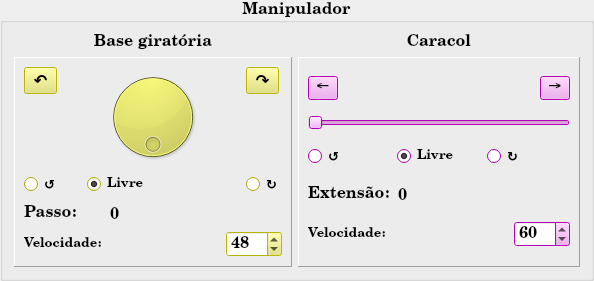
         <widget class="QGroupBox" name="groupBox_2">
          <property name="sizePolicy">
           <sizepolicy hsizetype="Ignored" vsizetype="Preferred">
            <horstretch>20</horstretch>
            <verstretch>10</verstretch>
           </sizepolicy>
          </property>
          <property name="minimumSize">
           <size>
            <width>432</width>
            <height>0</height>
           </size>
          </property>
          <property name="font">
           <font>
            <family>Century Schoolbook L</family>
            <pointsize>12</pointsize>
            <weight>75</weight>
            <bold>true</bold>
           </font>
          </property>
          <property name="title">
           <string>Manipulador</string>
          </property>
          <property name="alignment">
           <set>Qt::AlignCenter</set>
          </property>
          <layout class="QGridLayout" name="gridLayout_11">
           <item row="0" column="0">
            <widget class="QLabel" name="label_11">
             <property name="font">
              <font>
               <pointsize>12</pointsize>
              </font>
             </property>
             <property name="text">
              <string>Base giratória</string>
             </property>
             <property name="alignment">
              <set>Qt::AlignCenter</set>
             </property>
             <property name="buddy">
              <cstring>dial</cstring>
             </property>
            </widget>
           </item>
           <item row="0" column="1">
            <widget class="QLabel" name="label_10">
             <property name="font">
              <font>
               <pointsize>12</pointsize>
              </font>
             </property>
             <property name="text">
              <string>Caracol</string>
             </property>
             <property name="alignment">
              <set>Qt::AlignCenter</set>
             </property>
             <property name="buddy">
              <cstring>slider_caracol</cstring>
             </property>
            </widget>
           </item>
           <item row="2" column="0">
            <widget class="QFrame" name="frame_8">
             <property name="sizePolicy">
              <sizepolicy hsizetype="Preferred" vsizetype="Preferred">
               <horstretch>0</horstretch>
               <verstretch>3</verstretch>
              </sizepolicy>
             </property>
             <property name="palette">
              <palette>
               <active>
                <colorrole role="Button">
                 <brush brushstyle="SolidPattern">
                  <color alpha="255">
                   <red>225</red>
                   <green>225</green>
                   <blue>112</blue>
                  </color>
                 </brush>
                </colorrole>
                <colorrole role="Base">
                 <brush brushstyle="SolidPattern">
                  <color alpha="255">
                   <red>255</red>
                   <green>255</green>
                   <blue>255</blue>
                  </color>
                 </brush>
                </colorrole>
                <colorrole role="Window">
                 <brush brushstyle="SolidPattern">
                  <color alpha="255">
                   <red>255</red>
                   <green>255</green>
                   <blue>0</blue>
                  </color>
                 </brush>
                </colorrole>
               </active>
               <inactive>
                <colorrole role="Button">
                 <brush brushstyle="SolidPattern">
                  <color alpha="255">
                   <red>225</red>
                   <green>225</green>
                   <blue>112</blue>
                  </color>
                 </brush>
                </colorrole>
                <colorrole role="Base">
                 <brush brushstyle="SolidPattern">
                  <color alpha="255">
                   <red>255</red>
                   <green>255</green>
                   <blue>255</blue>
                  </color>
                 </brush>
                </colorrole>
                <colorrole role="Window">
                 <brush brushstyle="SolidPattern">
                  <color alpha="255">
                   <red>255</red>
                   <green>255</green>
                   <blue>0</blue>
                  </color>
                 </brush>
                </colorrole>
               </inactive>
               <disabled>
                <colorrole role="Button">
                 <brush brushstyle="SolidPattern">
                  <color alpha="255">
                   <red>225</red>
                   <green>225</green>
                   <blue>112</blue>
                  </color>
                 </brush>
                </colorrole>
                <colorrole role="Base">
                 <brush brushstyle="SolidPattern">
                  <color alpha="255">
                   <red>255</red>
                   <green>255</green>
                   <blue>0</blue>
                  </color>
                 </brush>
                </colorrole>
                <colorrole role="Window">
                 <brush brushstyle="SolidPattern">
                  <color alpha="255">
                   <red>255</red>
                   <green>255</green>
                   <blue>0</blue>
                  </color>
                 </brush>
                </colorrole>
               </disabled>
              </palette>
             </property>
             <property name="frameShape">
              <enum>QFrame::Panel</enum>
             </property>
             <property name="frameShadow">
              <enum>QFrame::Raised</enum>
             </property>
             <layout class="QGridLayout" name="gridLayout_9">
              <item row="3" column="0" colspan="3">
               <widget class="QLabel" name="label_7">
                <property name="text">
                 <string>Passo:</string>
                </property>
                <property name="buddy">
                 <cstring>campo_base</cstring>
                </property>
               </widget>
              </item>
              <item row="0" column="4" alignment="Qt::AlignTop">
               <widget class="QToolButton" name="up_base">
                <property name="text">
                 <string>↷</string>
                </property>
                <property name="autoRepeat">
                 <bool>true</bool>
                </property>
               </widget>
              </item>
              <item row="3" column="3" colspan="2">
               <widget class="QLineEdit" name="campo_base">
                <property name="sizePolicy">
                 <sizepolicy hsizetype="Minimum" vsizetype="Fixed">
                  <horstretch>0</horstretch>
                  <verstretch>0</verstretch>
                 </sizepolicy>
                </property>
                <property name="palette">
                 <palette>
                  <active>
                   <colorrole role="Base">
                    <brush brushstyle="SolidPattern">
                     <color alpha="0">
                      <red>255</red>
                      <green>255</green>
                      <blue>255</blue>
                     </color>
                    </brush>
                   </colorrole>
                  </active>
                  <inactive>
                   <colorrole role="Base">
                    <brush brushstyle="SolidPattern">
                     <color alpha="0">
                      <red>255</red>
                      <green>255</green>
                      <blue>255</blue>
                     </color>
                    </brush>
                   </colorrole>
                  </inactive>
                  <disabled>
                   <colorrole role="Base">
                    <brush brushstyle="SolidPattern">
                     <color alpha="255">
                      <red>239</red>
                      <green>235</green>
                      <blue>231</blue>
                     </color>
                    </brush>
                   </colorrole>
                  </disabled>
                 </palette>
                </property>
                <property name="text">
                 <string>0</string>
                </property>
                <property name="frame">
                 <bool>false</bool>
                </property>
                <property name="alignment">
                 <set>Qt::AlignBottom|Qt::AlignLeading|Qt::AlignLeft</set>
                </property>
                <property name="dragEnabled">
                 <bool>true</bool>
                </property>
                <property name="readOnly">
                 <bool>false</bool>
                </property>
               </widget>
              </item>
              <item row="4" column="3" colspan="2" alignment="Qt::AlignRight">
               <widget class="QSpinBox" name="vel_base">
                <property name="maximum">
                 <number>999</number>
                </property>
                <property name="value">
                 <number>48</number>
                </property>
               </widget>
              </item>
              <item row="4" column="0" colspan="3">
               <widget class="QLabel" name="label">
                <property name="font">
                 <font>
                  <pointsize>10</pointsize>
                 </font>
                </property>
                <property name="text">
                 <string>Velocidade:</string>
                </property>
               </widget>
              </item>
              <item row="0" column="0" alignment="Qt::AlignTop">
               <widget class="QToolButton" name="down_base">
                <property name="text">
                 <string>↶</string>
                </property>
                <property name="autoRepeat">
                 <bool>true</bool>
                </property>
               </widget>
              </item>
              <item row="0" column="1" colspan="3">
               <widget class="QDial" name="dial">
                <property name="maximum">
                 <number>47</number>
                </property>
                <property name="pageStep">
                 <number>6</number>
                </property>
                <property name="value">
                 <number>0</number>
                </property>
                <property name="wrapping">
                 <bool>true</bool>
                </property>
               </widget>
              </item>
              <item row="1" column="0">
               <widget class="QRadioButton" name="opt_base_esq">
                <property name="font">
                 <font>
                  <pointsize>10</pointsize>
                 </font>
                </property>
                <property name="text">
                 <string>↺</string>
                </property>
               </widget>
              </item>
              <item row="1" column="2" colspan="2">
               <widget class="QRadioButton" name="opt_base_0">
                <property name="font">
                 <font>
                  <pointsize>10</pointsize>
                 </font>
                </property>
                <property name="text">
                 <string>Livre</string>
                </property>
                <property name="checked">
                 <bool>true</bool>
                </property>
               </widget>
              </item>
              <item row="1" column="4">
               <widget class="QRadioButton" name="opt_base_dir">
                <property name="font">
                 <font>
                  <pointsize>10</pointsize>
                 </font>
                </property>
                <property name="text">
                 <string>↻</string>
                </property>
               </widget>
              </item>
             </layout>
            </widget>
           </item>
           <item row="2" column="1">
            <widget class="QFrame" name="frame_9">
             <property name="sizePolicy">
              <sizepolicy hsizetype="Preferred" vsizetype="Preferred">
               <horstretch>0</horstretch>
               <verstretch>3</verstretch>
              </sizepolicy>
             </property>
             <property name="minimumSize">
              <size>
               <width>201</width>
               <height>0</height>
              </size>
             </property>
             <property name="palette">
              <palette>
               <active>
                <colorrole role="Button">
                 <brush brushstyle="SolidPattern">
                  <color alpha="255">
                   <red>236</red>
                   <green>157</green>
                   <blue>236</blue>
                  </color>
                 </brush>
                </colorrole>
                <colorrole role="Base">
                 <brush brushstyle="SolidPattern">
                  <color alpha="255">
                   <red>255</red>
                   <green>255</green>
                   <blue>255</blue>
                  </color>
                 </brush>
                </colorrole>
                <colorrole role="Window">
                 <brush brushstyle="SolidPattern">
                  <color alpha="255">
                   <red>255</red>
                   <green>0</green>
                   <blue>255</blue>
                  </color>
                 </brush>
                </colorrole>
               </active>
               <inactive>
                <colorrole role="Button">
                 <brush brushstyle="SolidPattern">
                  <color alpha="255">
                   <red>236</red>
                   <green>157</green>
                   <blue>236</blue>
                  </color>
                 </brush>
                </colorrole>
                <colorrole role="Base">
                 <brush brushstyle="SolidPattern">
                  <color alpha="255">
                   <red>255</red>
                   <green>255</green>
                   <blue>255</blue>
                  </color>
                 </brush>
                </colorrole>
                <colorrole role="Window">
                 <brush brushstyle="SolidPattern">
                  <color alpha="255">
                   <red>255</red>
                   <green>0</green>
                   <blue>255</blue>
                  </color>
                 </brush>
                </colorrole>
               </inactive>
               <disabled>
                <colorrole role="Button">
                 <brush brushstyle="SolidPattern">
                  <color alpha="255">
                   <red>236</red>
                   <green>157</green>
                   <blue>236</blue>
                  </color>
                 </brush>
                </colorrole>
                <colorrole role="Base">
                 <brush brushstyle="SolidPattern">
                  <color alpha="255">
                   <red>255</red>
                   <green>0</green>
                   <blue>255</blue>
                  </color>
                 </brush>
                </colorrole>
                <colorrole role="Window">
                 <brush brushstyle="SolidPattern">
                  <color alpha="255">
                   <red>255</red>
                   <green>0</green>
                   <blue>255</blue>
                  </color>
                 </brush>
                </colorrole>
               </disabled>
              </palette>
             </property>
             <property name="frameShape">
              <enum>QFrame::Panel</enum>
             </property>
             <property name="frameShadow">
              <enum>QFrame::Raised</enum>
             </property>
             <layout class="QGridLayout" name="gridLayout_8">
              <item row="7" column="0" colspan="2">
               <widget class="QLabel" name="label_8">
                <property name="text">
                 <string>Extensão:</string>
                </property>
                <property name="buddy">
                 <cstring>campo_caracol</cstring>
                </property>
               </widget>
              </item>
              <item row="0" column="0" alignment="Qt::AlignLeft">
               <widget class="QToolButton" name="down_caracol">
                <property name="text">
                 <string>←</string>
                </property>
                <property name="autoRepeat">
                 <bool>true</bool>
                </property>
               </widget>
              </item>
              <item row="8" column="0" colspan="2">
               <widget class="QLabel" name="label_2">
                <property name="sizePolicy">
                 <sizepolicy hsizetype="Expanding" vsizetype="Preferred">
                  <horstretch>10</horstretch>
                  <verstretch>0</verstretch>
                 </sizepolicy>
                </property>
                <property name="font">
                 <font>
                  <pointsize>10</pointsize>
                 </font>
                </property>
                <property name="text">
                 <string>Velocidade:</string>
                </property>
               </widget>
              </item>
              <item row="7" column="2" alignment="Qt::AlignLeft">
               <widget class="QLineEdit" name="campo_caracol">
                <property name="sizePolicy">
                 <sizepolicy hsizetype="Minimum" vsizetype="Fixed">
                  <horstretch>0</horstretch>
                  <verstretch>0</verstretch>
                 </sizepolicy>
                </property>
                <property name="palette">
                 <palette>
                  <active>
                   <colorrole role="Base">
                    <brush brushstyle="SolidPattern">
                     <color alpha="0">
                      <red>255</red>
                      <green>255</green>
                      <blue>255</blue>
                     </color>
                    </brush>
                   </colorrole>
                  </active>
                  <inactive>
                   <colorrole role="Base">
                    <brush brushstyle="SolidPattern">
                     <color alpha="0">
                      <red>255</red>
                      <green>255</green>
                      <blue>255</blue>
                     </color>
                    </brush>
                   </colorrole>
                  </inactive>
                  <disabled>
                   <colorrole role="Base">
                    <brush brushstyle="SolidPattern">
                     <color alpha="255">
                      <red>239</red>
                      <green>235</green>
                      <blue>231</blue>
                     </color>
                    </brush>
                   </colorrole>
                  </disabled>
                 </palette>
                </property>
                <property name="text">
                 <string>0</string>
                </property>
                <property name="frame">
                 <bool>false</bool>
                </property>
                <property name="alignment">
                 <set>Qt::AlignBottom|Qt::AlignLeading|Qt::AlignLeft</set>
                </property>
                <property name="dragEnabled">
                 <bool>true</bool>
                </property>
                <property name="readOnly">
                 <bool>false</bool>
                </property>
               </widget>
              </item>
              <item row="0" column="2" alignment="Qt::AlignRight">
               <widget class="QToolButton" name="up_caracol">
                <property name="text">
                 <string>→</string>
                </property>
                <property name="autoRepeat">
                 <bool>true</bool>
                </property>
               </widget>
              </item>
              <item row="8" column="2" alignment="Qt::AlignRight">
               <widget class="QSpinBox" name="vel_caracol">
                <property name="sizePolicy">
                 <sizepolicy hsizetype="Expanding" vsizetype="Fixed">
                  <horstretch>0</horstretch>
                  <verstretch>0</verstretch>
                 </sizepolicy>
                </property>
                <property name="maximum">
                 <number>999</number>
                </property>
                <property name="value">
                 <number>60</number>
                </property>
               </widget>
              </item>
              <item row="2" column="0" colspan="3">
               <widget class="QSlider" name="slider_caracol">
                <property name="sizePolicy">
                 <sizepolicy hsizetype="MinimumExpanding" vsizetype="Fixed">
                  <horstretch>0</horstretch>
                  <verstretch>0</verstretch>
                 </sizepolicy>
                </property>
                <property name="orientation">
                 <enum>Qt::Horizontal</enum>
                </property>
               </widget>
              </item>
              <item row="3" column="0" colspan="3">
               <layout class="QHBoxLayout" name="horizontalLayout_2">
                <item>
                 <widget class="QRadioButton" name="opt_caracol_esq">
                  <property name="font">
                   <font>
                    <pointsize>10</pointsize>
                   </font>
                  </property>
                  <property name="text">
                   <string>↺</string>
                  </property>
                 </widget>
                </item>
                <item>
                 <widget class="QRadioButton" name="opt_caracol_0">
                  <property name="font">
                   <font>
                    <pointsize>10</pointsize>
                   </font>
                  </property>
                  <property name="text">
                   <string>Livre</string>
                  </property>
                  <property name="checked">
                   <bool>true</bool>
                  </property>
                 </widget>
                </item>
                <item>
                 <widget class="QRadioButton" name="opt_caracol_dir">
                  <property name="font">
                   <font>
                    <pointsize>10</pointsize>
                   </font>
                  </property>
                  <property name="text">
                   <string>↻</string>
                  </property>
                 </widget>
                </item>
               </layout>
              </item>
             </layout>
            </widget>
           </item>
          </layout>
          <zorder>frame_9</zorder>
          <zorder>frame_8</zorder>
          <zorder>label_11</zorder>
          <zorder>label_10</zorder>
         </widget>
